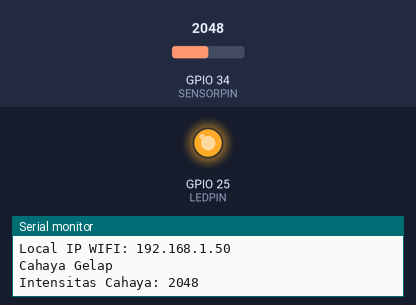
This sketch was run on a simulated ESP32. Parts: output pins drawn as LEDs (lit = HIGH), the last lines printed to the serial monitor. The test bench sets the inputs (shaded band); at power-on: GPIO 34 (SENSORPIN) = 2048. WiFi joins after 1.5 s; servers stay silent unless stated; uploads are accepted with an empty reply.

Above: at 4.2 s.
4.3 s: GPIO 34 (SENSORPIN) set to 1038
7.2 s: GPIO 34 (SENSORPIN) set to 948
At 7.8 s:
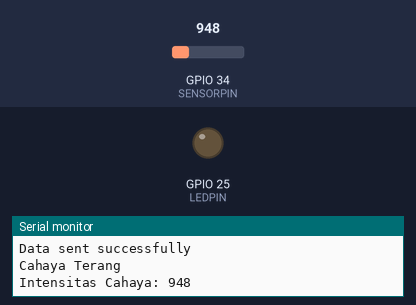
11.1 s: GPIO 34 (SENSORPIN) set to 1040
At 12.4 s:
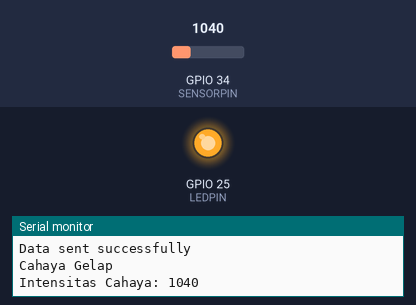
14.0 s: GPIO 34 (SENSORPIN) set to 960
At 15.3 s:
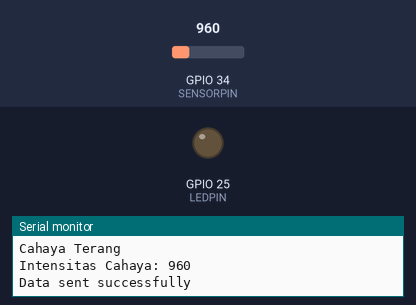
Timing chart, 0 to 17.0 s (numbered marks = the images above; inputs shaded):
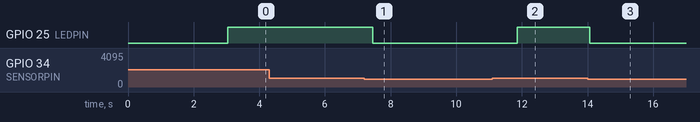

Measured:
- the behaviour switches between 1000 and 999 on GPIO 34 (SENSORPIN) (found by bisection; images 0 and 1)
- after the input at 7.2 s, GPIO 25 (LEDPIN): HIGH → LOW after 0.26 s
- after the input at 11.1 s, GPIO 25 (LEDPIN): LOW → HIGH after 0.76 s
- after the input at 14.0 s, GPIO 25 (LEDPIN): HIGH → LOW after 0.06 s

The sketch:

codelab.ino
```cpp
#include <Arduino.h>
#include <HTTPClient.h>  // Library for HTTP requests
#include <WiFi.h>        // Library for WiFi functionality

#define SENSORPIN 34     // Define pin for LDR sensor
#define LEDPIN 25        // Define pin for LED

// WiFi credentials
const char* ssid = "Yoe_Dean";
const char* password = "12345678";

// Server URL for sending data
const char* serverName = "http://192.168.254.231/Pirdas-Modul4/connection.php";

void setup() {
  Serial.begin(9600);           // Start serial communication
  pinMode(LEDPIN, OUTPUT);      // Set LED pin as output
  delay(1000);                  // Wait for a second

  // Connect to Wi-Fi network
  WiFi.begin(ssid, password);
  while (WiFi.status() != WL_CONNECTED) {   // Wait until connected
    delay(1000);
    Serial.println("Connecting to WiFi...");
  }

  // Display WiFi information
  String wifiName = WiFi.SSID();                   // Get WiFi SSID
  String localWiFiIP = WiFi.localIP().toString();  // Get local IP address
  Serial.println();
  Serial.println("Connected to " + wifiName);
  Serial.println("Local IP WIFI: " + localWiFiIP);
}

void loop() {
  int ldr_value = analogRead(SENSORPIN);  // Read LDR sensor value

  // Check if LDR value is above threshold
  if (ldr_value < 1000) {
    Serial.println("Cahaya Terang ");     // Print "Bright Light"
    digitalWrite(LEDPIN, LOW);            // Turn off LED
    Serial.print("Intensitas Cahaya: ");  // Print light intensity
    Serial.print(ldr_value);
    Serial.println();
  } else {
    Serial.println("Cahaya Gelap ");      // Print "Dark Light"
    digitalWrite(LEDPIN, HIGH);           // Turn on LED
    Serial.print("Intensitas Cahaya: ");  // Print light intensity
    Serial.print(ldr_value);
    Serial.println();
  }

  delay(1000);  // Wait 1 second before next read

  // Prepare URL with LDR value
  String url = serverName;
  url += "?ldr_value=";
  url += String(ldr_value);

  // HTTP request to send data
  HTTPClient http;
  http.begin(url);                     // Begin HTTP connection with URL
  int httpResponseCode = http.GET();   // Send GET request

  // Check HTTP response
  if (httpResponseCode == 200) {       // Check if response is OK
    Serial.println("Data sent successfully");
  } else {
    Serial.print("Error code: ");      // Print error code if not successful
    Serial.println(httpResponseCode);
  }

  http.end();          // End HTTP connection
  delay(1000);        // Wait 15 seconds before next HTTP request
}
```
